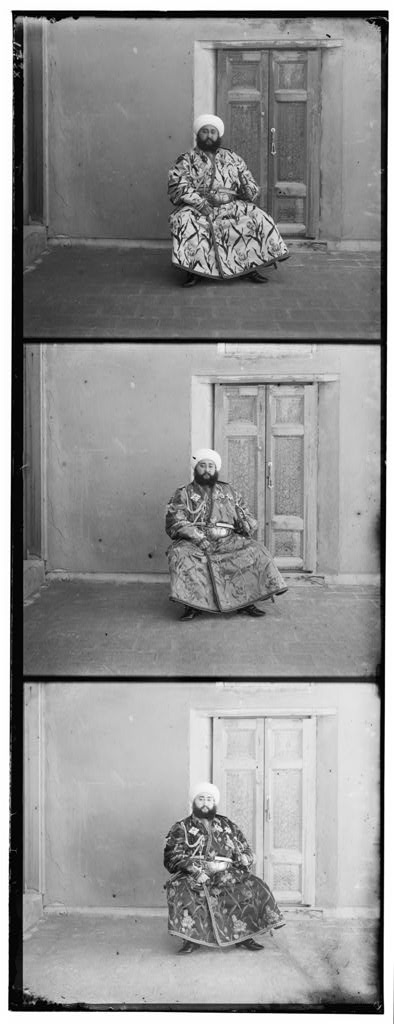
%> input picture 00153v.jpg, 394 x 1024 px, given in place of 00153v.jpg.jpg, which was not available
$ octave task4.m   (GNU Octave 9; MATLAB toolbox functions it lacks are replaced by stand-ins)
%> lines starting %> are read from the running program, lines starting %| are printed output that depends on the picture; pictures that were not available may be replaced by others from this repository, and a replacement may not be noted
clc
clear
close all

prompt = 'Enter image name (W/O extension): ';
filename = input(prompt,'s');
%> the answer given: 00153v.jpg
filename = strcat(filename, '.jpg');
fprintf('\n');

img = imread(filename);
%> img is the input picture: size 1024x394 uint8; min 0, max 255, mean 145.2

[r,c] = size(img);
%> r = 1024; c = 394
h = floor(r/3);
%> h = 341
chan_B = img(1:h,:);
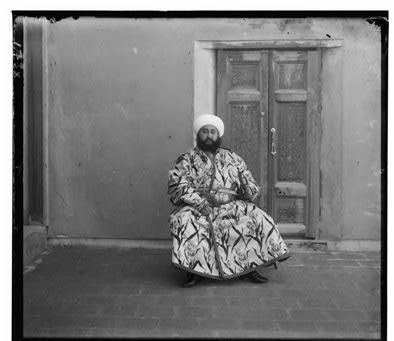
%> chan_B: size 341x394 uint8; min 0, max 255, mean 119.9
chan_G = img(h+1:2*h,:);
chan_R = img(2*h+1:floor(3*h),:);
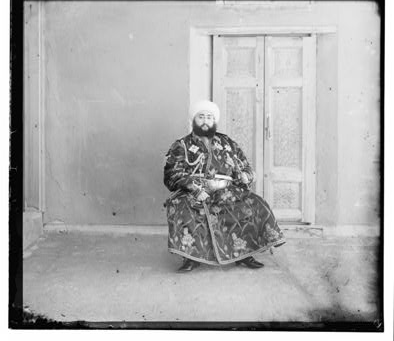
%> chan_R: size 341x394 uint8; min 0, max 255, mean 173.1

$ run again, on 00351v.jpg
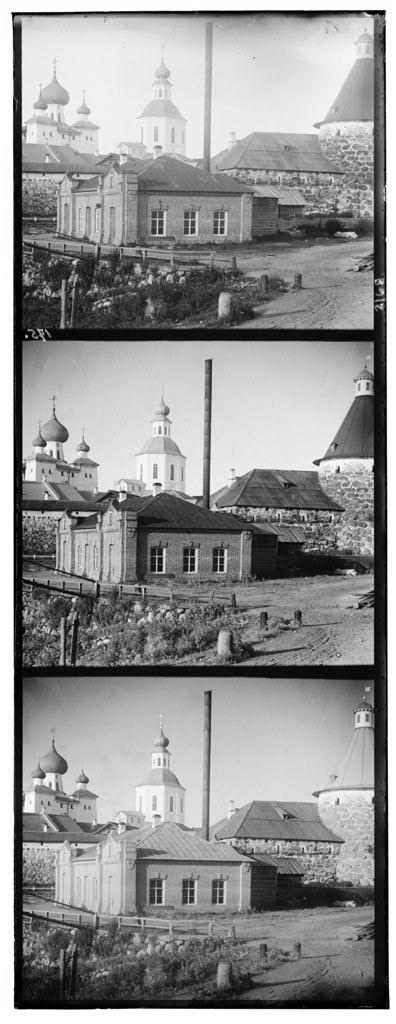
%> input picture 00351v.jpg, 396 x 1024 px, given in place of 00351v.jpg.jpg, which was not available
%> img is the input picture: size 1024x396 uint8; min 0, max 255, mean 146.8
%> `chan_B = img(1:h,:);`:
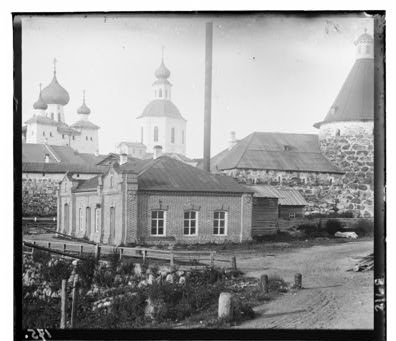
%> chan_B: size 341x396 uint8; min 0, max 255, mean 155.8
%> `chan_R = img(2*h+1:floor(3*h),:);`:
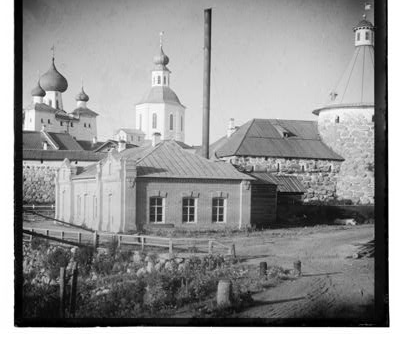
%> chan_R: size 341x396 uint8; min 0, max 255, mean 144.9

$ run again, on 00398v.jpg
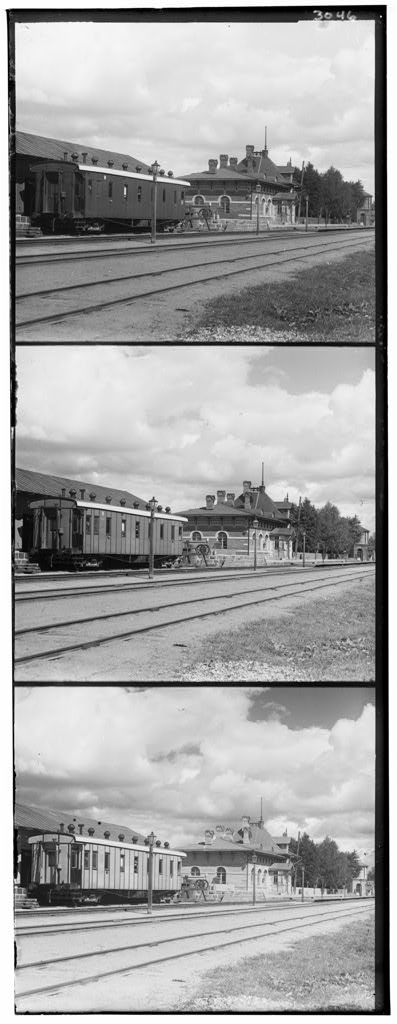
%> input picture 00398v.jpg, 397 x 1024 px, given in place of 00398v.jpg.jpg, which was not available
%> img is the input picture: size 1024x397 uint8; min 0, max 255, mean 163.6
%> `chan_B = img(1:h,:);`:
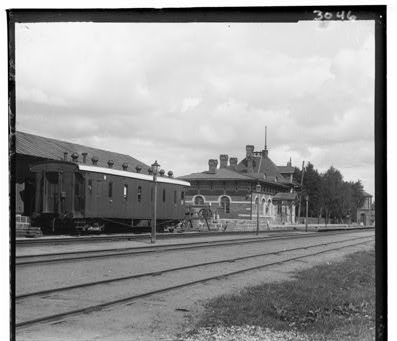
%> chan_B: size 341x397 uint8; min 0, max 255, mean 151.4
%> `chan_R = img(2*h+1:floor(3*h),:);`:
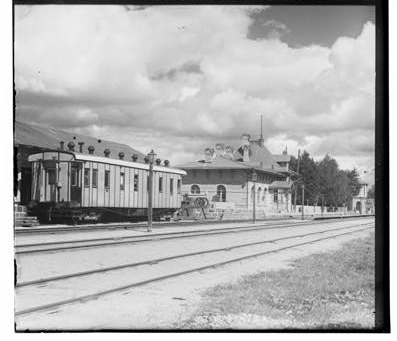
%> chan_R: size 341x397 uint8; min 0, max 255, mean 175.3
